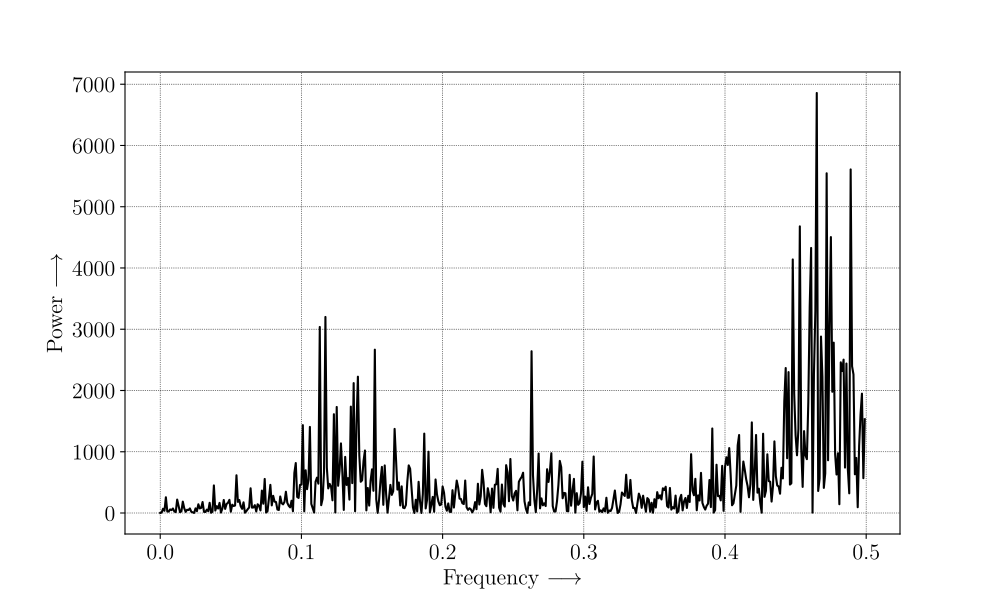

Recreate this plot in Python.
import matplotlib.pyplot as plt
import numpy as np
from matplotlib.backends.backend_pdf import PdfPages

# LaTeX設定
params = {
    "text.usetex": True,
    "text.latex.preamble": r"",
    "legend.fontsize": 16,
    "axes.labelsize": 16,
    "axes.titlesize": 16,
    "xtick.labelsize": 16,
    "ytick.labelsize": 16,
    "font.family": "serif",
    "grid.color": "k",
    "grid.linestyle": ":",
    "grid.linewidth": 0.5,
}
plt.rcParams.update(params)


def henon_map(x, y, a=1.4, b=0.3):
    return 1 - a * x**2 + y, b * x


def generate_henon_time_series(a, b, num_points=1000, transient=100):
    x, y = 0.1, 0.1  # 初期条件
    x_values = []

    # 過渡状態をスキップ
    for _ in range(transient):
        x, y = henon_map(x, y, a=a, b=b)

    # 時系列データを収集
    for _ in range(num_points):
        x, y = henon_map(x, y, a=a, b=b)
        x_values.append(x)

    return x_values


def compute_power_spectrum(time_series):
    # 時系列データの平均を引いて直流成分を除去
    time_series = time_series - np.mean(time_series)

    # フーリエ変換を実行
    fft_result = np.fft.fft(time_series)
    power_spectrum = np.abs(fft_result) ** 2
    freqs = np.fft.fftfreq(len(time_series))

    return freqs[: len(freqs) // 2], power_spectrum[: len(power_spectrum) // 2]


def plot_power_spectrum(freqs, power_spectrum):
    plt.figure(figsize=(10, 6))
    plt.plot(freqs, power_spectrum, color="black")
    # plt.title("Power Spectrum of Henon Map")
    plt.xlabel(r"Frequency $\longrightarrow$")
    plt.ylabel(r"Power $\longrightarrow$")
    plt.grid(True)

    # PDFで保存
    pdf = PdfPages("henon_power.pdf")
    pdf.savefig(dpi=300)
    pdf.close()

    plt.show()


def plot_time_series(time_series):
    plt.figure(figsize=(10, 6))
    plt.plot(time_series, color="black", linewidth=1)
    # plt.title("Time Series of Henon Map")
    plt.xlabel(r"Time Step $\longrightarrow$")
    plt.ylabel(r"Value $\longrightarrow$")
    plt.grid(True)

    # PDFで保存
    pdf = PdfPages("henon_time_series.pdf")
    pdf.savefig(dpi=300)
    pdf.close()

    plt.show()


if __name__ == "__main__":
    a, b = 1.4, 0.3  # Henon写像のパラメータ
    time_series = generate_henon_time_series(a, b)
    plot_time_series(time_series)  # 時系列をプロット
    freqs, power_spectrum = compute_power_spectrum(time_series)
    plot_power_spectrum(freqs, power_spectrum)
